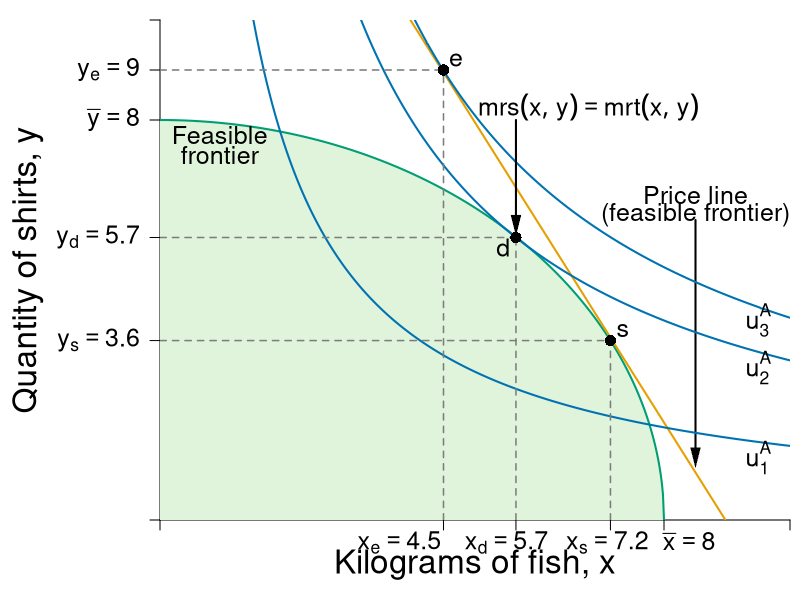

Here is the R script that generated this plot:
#Graph Designer: Simon Halliday
#Authors: Bowles, Foley and Halliday
#Title: Coordination, Conflict and Competition: A Text in Microeconomics

require(shape)
pdf(file = "specprodexch/ppf_dos_indiff.pdf", width = 8, height = 8)

#Set parameters for graphics
pointsize <- 1.8
axislabelsize <- 2
labelsize <- 1.5
namesize <- 1.8
annotatesize <- 1.5
graphlinewidth <- 2
segmentlinewidth <- 1.5

COL <- c("#7fc97f", "#beaed4", "#fdc086", "#ffff99", "#386cb0", "#f0027f", "#bf5b17", "#666666")
COLA <- c("#e0f3db", "#99d8c9","#66c2a4","#41ae76", "#238b45", "#005824")
COLB <- c("#4eb3d3", "#2b8cbe", "#0868ac","#084081")
grays <- gray.colors(25, start = 1, end = 0)
CBCols <- c("#009E73","#0072B2","#E69F00")

#Edited the margins to cater for the larger LHS labels
par(mar =  c(4, 8, 1, 0.5))

#Change this to make it log of l 

# ppf <- function(l, k = 0.5) {
#   k * (1/l)
# }

ppf <- function(x, k = 0.1, maxy = 8, alpha = 2) {
  maxy - k*x^alpha 
}

ppf2 <- function(x, yint = 64){
  sqrt(yint - (x)^2)
}

uFn <- function(x, y, alpha = 0.5){
  (x^alpha)*(y^(1-alpha))
}

bcA <- function(x, w = 8, p = 2) {
  w - p*x
}


xlims <- c(0, 10)
ylims <- c(0, 10)

npts <- 501 
x <- seq(xlims[1], xlims[2], length.out = npts)
y <- seq(ylims[1], ylims[2], length.out = npts) 
a <- c(3.85, 5.65, 6.36)

plot(0, 0, xlim = xlims, ylim = ylims, type = "n",
     xlab = expression(paste("")),
     ylab = expression(paste("")), 
     xaxt = "n", 
     yaxt = "n", 
     cex.lab = axislabelsize, 
     bty = "n", 
     xaxs="i", 
     yaxs="i"
)


# ticksy <- seq(from = 0, to = ylims[2], by = 1)
# ylabels <- seq(from = 0, to = ylims[2], by = 1)
# ticksx <- seq(from = 0, to = xlims[2], by = 1)
# xlabels <- seq(from = 0, to = xlims[2], by = 1)
ticksy <- c(ylims[1], ppf2(x = 7.15), 5.65,  8, bcA(x = 4.5, w = 18, p = 2),  ylims[2])
ylabels <- c(NA,  expression(paste(y[s]) == 3.6), expression(paste(y[d]) == 5.7),  expression(paste(bar(y) == 8)),expression(paste(y[e]) == 9), NA)
ticksx <- c(xlims[1], 4.5, 5.65, 7.15, 8, xlims[2])
xlabels <- c(NA, expression(paste(x[e]) == 4.5), expression(paste(x[d] == 5.7)), expression(paste(x[s] == 7.2)), expression(paste(bar(x) == 8)), NA)


axis(1, at = ticksx, pos = 0, labels = FALSE, cex.axis = labelsize)
axis(2, at = ticksy, pos = 0, labels = ylabels, las = 1, cex.axis = labelsize)

text(x = c(xlims[1], 3.8, 5.5, 7.1, 8.4, xlims[2]), par("usr")[3] - 0.1, labels = xlabels, srt = 0, pos = 1, xpd = TRUE, cex = labelsize)

npts <- 500 
xx1 <- seq(xlims[1], xlims[2], length.out = npts)
xx2 <- seq(0, 8, length.out = npts)
xx3 <- seq(xlims[1], 0, length.out = npts)
xx4 <- seq(-11, 0, length.out = npts)

#Draw the polygon for shading the feasible set
xpoly1 <- seq(from = xlims[1], to = 8, length.out = 500)
ypoly1 <- ppf2(xpoly1, yint = 64)
polygon(x = c(xpoly1, rev(xpoly1[1])), y = c(ypoly1, rev(ypoly1)[1]), col=COLA[1], density=NULL, border = NA)


#Draw the graphs
#lines(xx1, ppf(xx1, k = 0.1, maxy = 8, alpha = 2), col = COLA[5], lwd = graphlinewidth)
lines(xx2, ppf2(xx2, yint = 64), col = CBCols[1], lwd = graphlinewidth)
lines(xx1, bcA(xx1, w = 17.95, p = 2), col = CBCols[3], lwd = graphlinewidth)

#Label the feasible frontier
text(0.95, 7.7, expression("Feasible"), cex = labelsize)
text(0.95, 7.3, expression("frontier"), cex = labelsize)
#text(0.95, 6.8, expression("frontier"), cex = labelsize)
#text(2.2, 0.5, expression("(production possibilities frontier)"), cex = labelsize)


#Arrows(3.35, 0.95, 7.7, 0.95, col = "black", lty = 1, lwd = 2, arr.type = "triangle", arr.lwd = 0.5)

#Label the exchange constraint
text(8.5, 6.5, expression("Price line"), cex = labelsize)
text(8.5, 6.1, expression("(feasible frontier)"), cex = labelsize)
Arrows(8.5, 6, 8.5, 1.25, col = "black", lty = 1, lwd = 2, arr.type = "triangle", arr.lwd = 0.5)


contour(x, y, 
        outer(x, y, uFn),
        drawlabels = FALSE,
        col = CBCols[2],
        lwd = graphlinewidth,
        levels = a, 
        xaxs="i", 
        yaxs="i", 
        add = TRUE)

#Axis labels
#mtext(expression(paste("Kilograms of fish kilograms, ", x)), side = 1, line = 2.5, cex = axislabelsize)
text(0.5*xlims[2], -0.9, expression(paste("Kilograms of fish, ", x)), xpd = TRUE, cex = axislabelsize) 
text(-2.1, 5, expression(paste("Quantity of shirts, ", y)), xpd = TRUE, cex = axislabelsize, srt = 90) 

#Annotate max u point on feasibility frontier
text(5.45, 5.45, expression(paste(d)), cex = labelsize)
segments(0, 5.65, 5.65, 5.65, lty = 2, col = grays[20], lwd = segmentlinewidth)
segments(5.65, 0, 5.65, 5.65, lty = 2, col = grays[20], lwd = segmentlinewidth)
points(5.65, 5.65, pch = 16, col = "black", cex = 1.5)

#Point of tangency between exchange budget and ppf
text(7.35, ppf2(x = 7.15) +.2, expression(s), cex = labelsize)
segments(0, ppf2(x = 7.15), 7.15, ppf2(x = 7.15), lty = 2, col = grays[20], lwd = segmentlinewidth)
segments(7.15, 0, 7.15, ppf2(x = 7.15), lty = 2, col = grays[20], lwd = segmentlinewidth)
points(7.15, ppf2(x = 7.15), pch = 16, col = "black", cex = 1.5)

#Point of tangency between exchange budget and indiff curve 3
text(4.7, bcA(x = 4.5, w = 18, p = 2) +.2, expression(e), cex = labelsize)
segments(0, bcA(x = 4.5, w = 18, p = 2), 4.5, bcA(x = 4.5, w = 18, p = 2), lty = 2, col = grays[20], lwd = segmentlinewidth)
segments(4.5, 0, 4.5, bcA(x = 4.5, w = 18, p = 2), lty = 2, col = grays[20], lwd = segmentlinewidth)
points(4.5, bcA(x = 4.5, w = 18, p = 2), pch = 16, col = "black", cex = 1.5)


#Add mrs = mrt at i
text(6.8, 8.25, expression(paste(mrs(x,y) == mrt(x,y))), cex = labelsize)
Arrows(5.65, 8, 5.65, 5.9, col = "black", lty = 1, lwd = 2, arr.type = "triangle", arr.lwd = 0.5)

#Label the indifference curves
text(9.5, 1.25, expression(u[1]^A), cex = labelsize)
text(9.5, 3.05, expression(u[2]^A), cex = labelsize)
text(9.5, 4, expression(u[3]^A), cex = labelsize)

dev.off()
